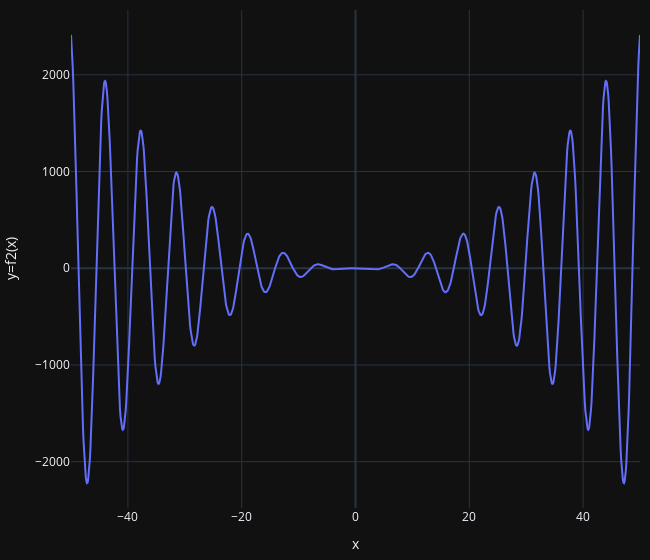

Notebook code cell kept with this figure:
### Code cell
x = np.linspace(-50, 50, 1000)
y = x ** 2 * np.cos(x)

fig = go.Figure()
fig.add_trace(go.Scatter(x=x, y=y))
fig.update_layout(xaxis_title='x',
                  yaxis_title='y=f2(x)',
                  margin=dict(l=70, r=10, b=10, t=10),
                  width=650,
                  template=theme)

### Figure 1 — Plotly figure (JSON) as saved in the notebook; plotly's stock layout.template omitted (floating-point values rounded to 4 significant figures; data arrays with more than 128 entries replaced by an {"elided": "..."} marker saying what was removed)
{"data": [{"type": "scatter", "x": {"elided": "1000 float values"}, "y": {"elided": "1000 float values"}}], "layout": {"margin": {"b": 10, "l": 70, "r": 10, "t": 10}, "width": 650, "xaxis": {"title": {"text": "x"}}, "yaxis": {"title": {"text": "y=f2(x)"}}}}
